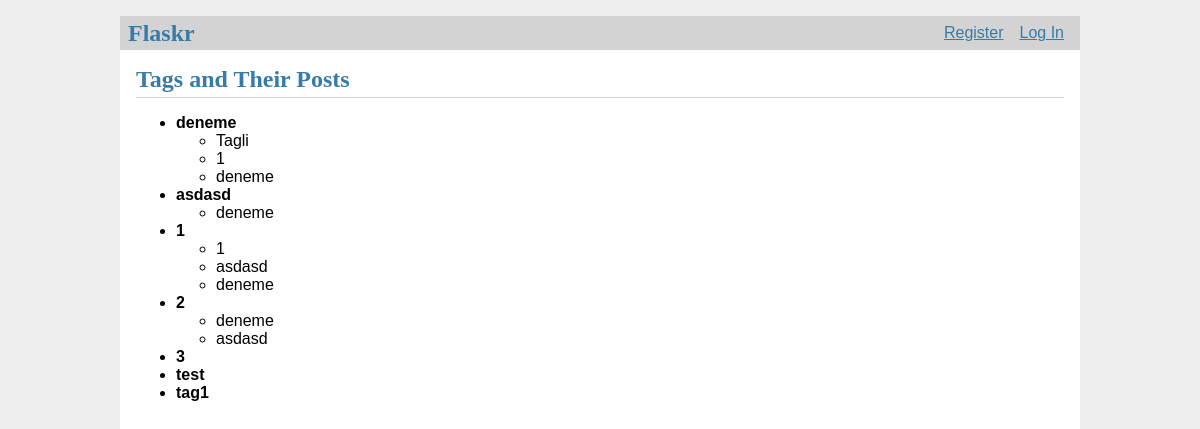
The app's page /tags with its own data.
### flaskr/models.py (models this page shows, shortened)
class Tags(db.Model):
    __tablename__ = "tags"
    id: Mapped[int] = mapped_column(primary_key=True, autoincrement=True)
    name: Mapped[str] = mapped_column(String(30), unique=True, nullable=False)
    post: Mapped[List["Post"]] = relationship(secondary= "tags_post", back_populates="tags")

class Post(db.Model):
    __tablename__ = "post"
    id: Mapped[int] = mapped_column(primary_key=True, autoincrement=True)
    created: Mapped[DateTime] = mapped_column(DateTime, nullable=False, default=func.now())
    title: Mapped[str] = mapped_column(String(100), nullable=False)
    body: Mapped[str] = mapped_column(String(300), nullable=False)
    likes: Mapped[int] = mapped_column(Integer, default=0, nullable=False)
    author_id: Mapped[int] = mapped_column(ForeignKey("user.id"), nullable=False)
    author: Mapped["User"] = relationship(back_populates="posts")
    liked_posts: Mapped[List["LikedPosts"]] = relationship(back_populates="post",cascade="all, delete-orphan")
    tags: Mapped[List["Tags"]] = relationship(secondary= "tags_post", back_populates="post")

### flaskr/blog.py (the view)
@bp.route('/tags', methods=['GET'])
def get_tags():
    tags = db.session.execute(db.select(Tags)).scalars().all()
    return render_template('blog/tag.html', tags=tags)

### flaskr/auth.py (called while the page is built)
@bp.after_app_request
def refresh_expiring_jwts(response):
    try:
        exp_timestamp = get_jwt()["exp"]
        now = datetime.now(timezone.utc)
        target_timestamp = datetime.timestamp(now + timedelta(hours=1))
        if target_timestamp > exp_timestamp:
            access_token = create_access_token(identity=current_user, expires_delta=timedelta(minutes=10))
            set_access_cookies(response, access_token)
        return response
    except (RuntimeError, KeyError):
        return response

### flaskr/templates/blog/tag.html (shortened to what this page needs)
{% extends 'base.html' %}
{% block header %}
  <h1>Tags and Their Posts</h1>
{% endblock %}
{% block content %}
  <ul>
    {% for tag in tags %}
      <li>
        <strong>{{ tag.name }}</strong>
        <ul>
          {% for post in tag.post %}
            <li>{{post.title}}</li>
          {% endfor %}
        </ul>
      </li>
    {% endfor %}
  </ul>
{% endblock %}

### flaskr/static/style.css (style rules this page uses)
h1, h2, h3, h4, h5, h6 { font-family: serif; color: #377ba8; margin: 1rem 0; }
.content > header h1 { flex: auto; margin: 1rem 0 0.25rem 0; }

### records on screen
Tags: name "deneme"
Post: title "Tagli"
Post: title "1"
Post: title "deneme"
Tags: name "asdasd"
Tags: name "1"
Post: title "asdasd"
Tags: name "2"
Post: title "asdasd"
Tags: name "3"
Tags: name "test"
Tags: name "tag1"
